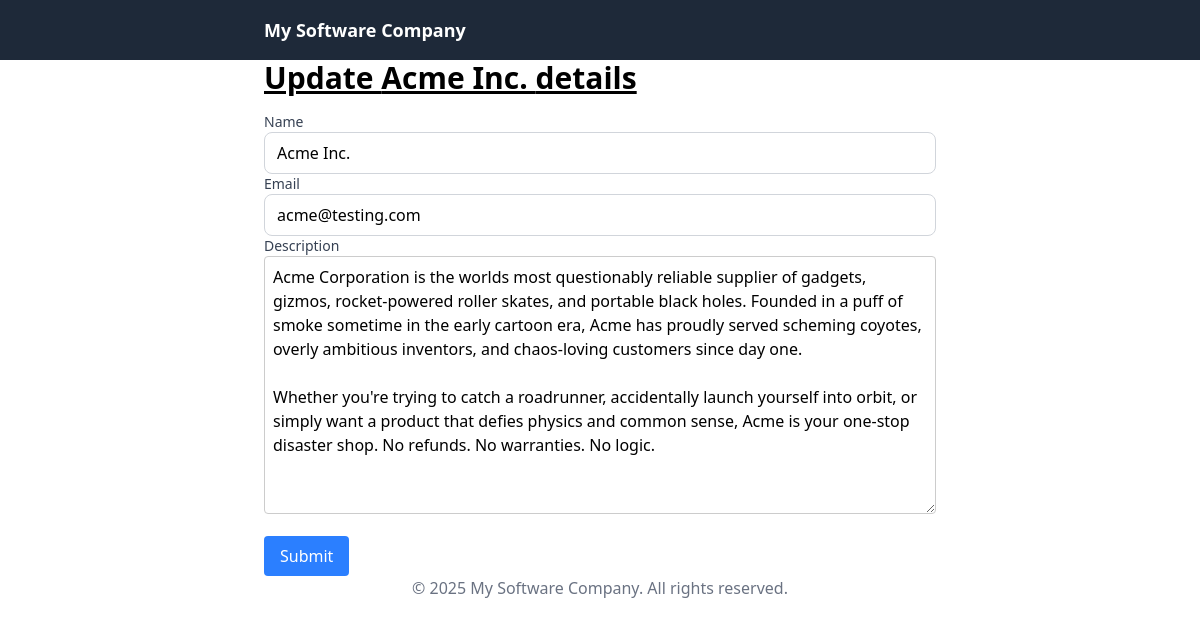
The page /clients/company/2/update on the database its author committed.
### clients/models.py (models this page shows, shortened)
class Company(models.Model):
    name = models.CharField(max_length=100)
    email = models.EmailField(max_length=100, unique=True)
    description = models.TextField(blank = True, null = True, default = "Enter a Description here (optional)")
    created_at = models.DateTimeField(auto_now_add = True)
    updated_at = models.DateTimeField(auto_now = True)

### clients/views.py (the view, shortened to what this page needs)
# urls.py: path('company/<int:company_id>/update', update_company, name = 'update_company'),
def update_company(request, company_id):
    company = get_object_or_404(Company, id = company_id)
    if request.method == "GET":
        form = CompanyForm(instance = company)
        get_data = {"form": form, "company" : company}
        return render(request, 'clients/update_company.html', get_data)

### clients/forms.py (shortened to what this page needs)
class CompanyForm(forms.ModelForm):
    class Meta:
        model = Company
        fields = ['name', 'email', 'description']

### clients/templates/clients/update_company.html (shortened to what this page needs)
{% extends 'base.html' %}
{% block content %}
<div class="max-w-2xl mx-auto">
    <h1 class="text-3xl font-bold underline">
        Update {{ company.name }} details
    </h1>
    <form method="post" class="mt-4">
            {% for field in form %}
            <div>
            <label for="{{ field.id_for_label }}" class="block text-sm font-medium text-gray-700">
                {{ field.label }}
            </label>
            {{ field }}
            </div>
        {% endfor %}
        <button type="submit" class="mt-4 px-4 py-2 bg-blue-500 text-white rounded">
            Submit
        </button>
    </form>
</div>
{% endblock %}

### templates/base.html (style rules this page uses)
input, select { width: 100%; border: 1px solid #d1d5db; border-radius: 0.5rem; padding: 0.5rem 0.75rem; outline: none; }
textarea { border: 1px solid #ccc; border-radius: 4px; padding: 8px; width: 100%; }

### rows shown on the page
Company: name "Acme Inc.", form "Acme Inc." "acme@testing.com" "Acme Corporation is the worlds most questionably reliable supplier of gadgets, gizmos, rocket-powered roller skates, and portable black holes. Founded in a puff of smoke sometime in the early cartoon era, Acme has proudly served scheming coyotes, overly ambitious inventors, and chaos-loving customers since day one. Whether you're trying to catch a roadrunner, accidentally launch yourself into orbit, or simply want a product that defies physics and common sense, Acme is your one-stop disaster shop. No refunds. No warranties. No logic."

### other values the page prints
{{ field.label }} "Name" "Email" "Description"
